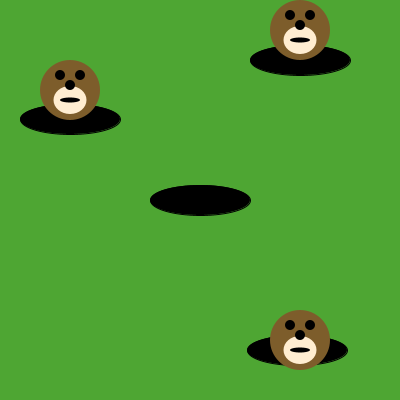
Frame 1 (no input)
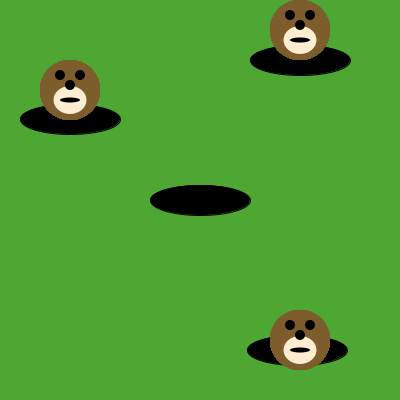
Frame 60 (the mouse pressed at the canvas centre just before this capture)
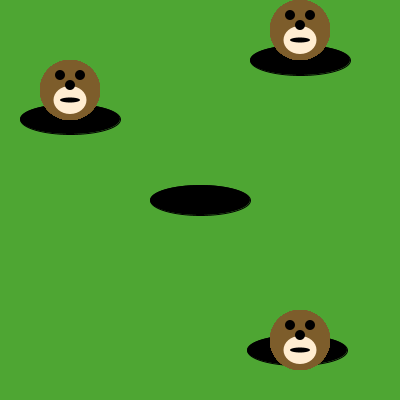
Frame 120 (the mouse held since frame 60 and released just before this capture)

The Processing sketch that drew these frames (run headless with seeded random() and noise(); from frame 60 on, the mouse is pressed at the canvas centre):

// Processing sketch: sketch_170711aaa
// ── sketch_170711aaa.pde
void draw() {
  /* Use the method below to put moles in the holes. */
drawMole(70,90);
drawMole(300,30);
drawMole(300,340);
}
void drawMole(int moleX, int moleY) {
  noStroke();
  fill(125, 93, 43);
  ellipse(moleX, moleY, 60, 60); // face
  fill(255, 237, 209);
  ellipse(moleX, moleY+10, 33, 28); 
  fill(0, 0, 0);
  ellipse(moleX-10, moleY-15, 10, 10); // eyes
  ellipse(moleX+10, moleY-15, 10, 10);
  ellipse(moleX, moleY-5, 10, 10); // nose
  ellipse(moleX, moleY+10, 20, 5); // mouth
}

void setup() {
  size(400, 400);
  background(78, 166, 51); // green grass
  fill(0, 0, 0);
  ellipse(200, 200, 100, 30); // holes!
  ellipse(70, 119, 100, 30);
  ellipse(300, 60, 100, 30);
  ellipse(297, 350, 100, 30);
}
